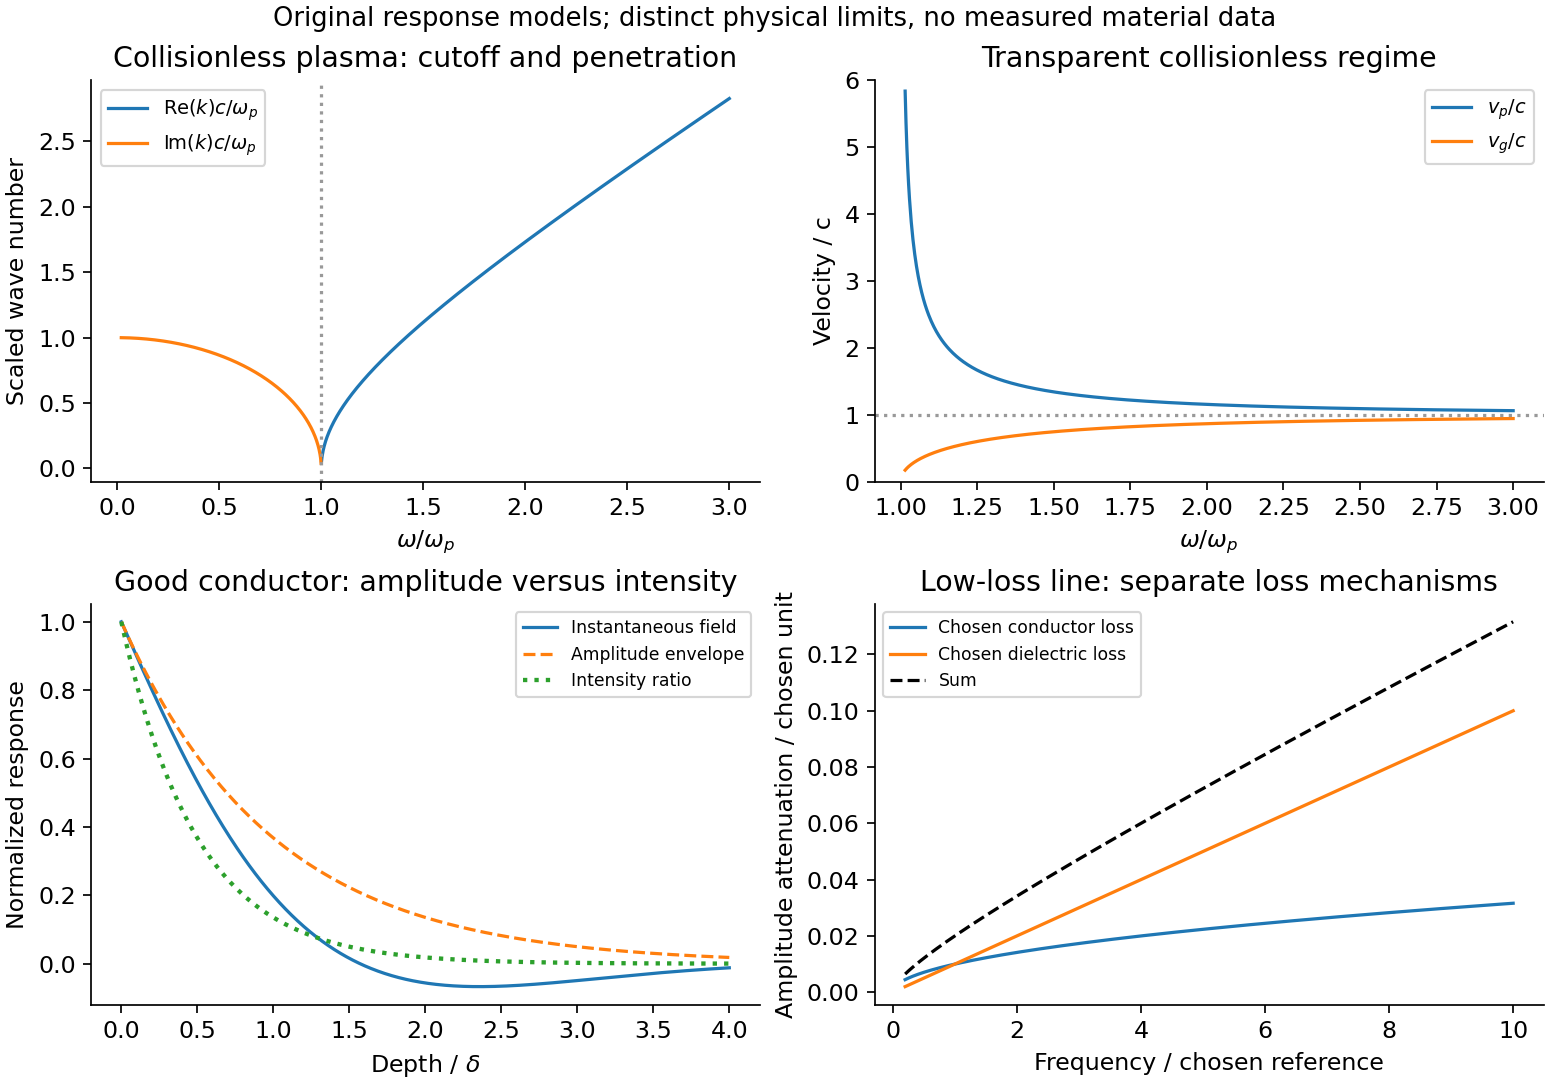

The script that saved this image:
import numpy as np
import matplotlib
matplotlib.use('Agg')
import matplotlib.pyplot as plt
from matplotlib.patches import Rectangle
plt.rcParams.update({'font.size':11,'axes.spines.top':False,'axes.spines.right':False,'figure.facecolor':'white','savefig.facecolor':'white'})

fig,ax=plt.subplots(2,2,figsize=(10,7),layout='constrained')
x=np.linspace(.02,3,1200);above=x>=1;below=~above
ax[0,0].plot(x[above],np.sqrt(x[above]**2-1),label=r'Re$(k)c/\omega_p$');ax[0,0].plot(x[below],np.sqrt(1-x[below]**2),label=r'Im$(k)c/\omega_p$');ax[0,0].axvline(1,color='.6',ls=':');ax[0,0].set(xlabel=r'$\omega/\omega_p$',ylabel='Scaled wave number',title='Collisionless plasma: cutoff and penetration');ax[0,0].legend(fontsize=9)
x=np.linspace(1.015,3,700);s=np.sqrt(1-1/x**2);ax[0,1].plot(x,1/s,label=r'$v_p/c$');ax[0,1].plot(x,s,label=r'$v_g/c$');ax[0,1].axhline(1,color='.6',ls=':');ax[0,1].set(xlabel=r'$\omega/\omega_p$',ylabel='Velocity / c',title='Transparent collisionless regime',ylim=(0,6));ax[0,1].legend(fontsize=9)
z=np.linspace(0,4,700);ax[1,0].plot(z,np.exp(-z)*np.cos(z),label='Instantaneous field');ax[1,0].plot(z,np.exp(-z),'--',label='Amplitude envelope');ax[1,0].plot(z,np.exp(-2*z),':',lw=2,label='Intensity ratio');ax[1,0].set(xlabel=r'Depth / $\delta$',ylabel='Normalized response',title='Good conductor: amplitude versus intensity');ax[1,0].legend(fontsize=8)
x=np.linspace(.2,10,700);metal=.01*np.sqrt(x);dielectric=.01*x;ax[1,1].plot(x,metal,label='Chosen conductor loss');ax[1,1].plot(x,dielectric,label='Chosen dielectric loss');ax[1,1].plot(x,metal+dielectric,'k--',label='Sum');ax[1,1].set(xlabel='Frequency / chosen reference',ylabel='Amplitude attenuation / chosen unit',title='Low-loss line: separate loss mechanisms');ax[1,1].legend(fontsize=8)
fig.suptitle('Original response models; distinct physical limits, no measured material data',fontsize=12)
fig.savefig('paper-1-conducting-waves.png',dpi=155)
